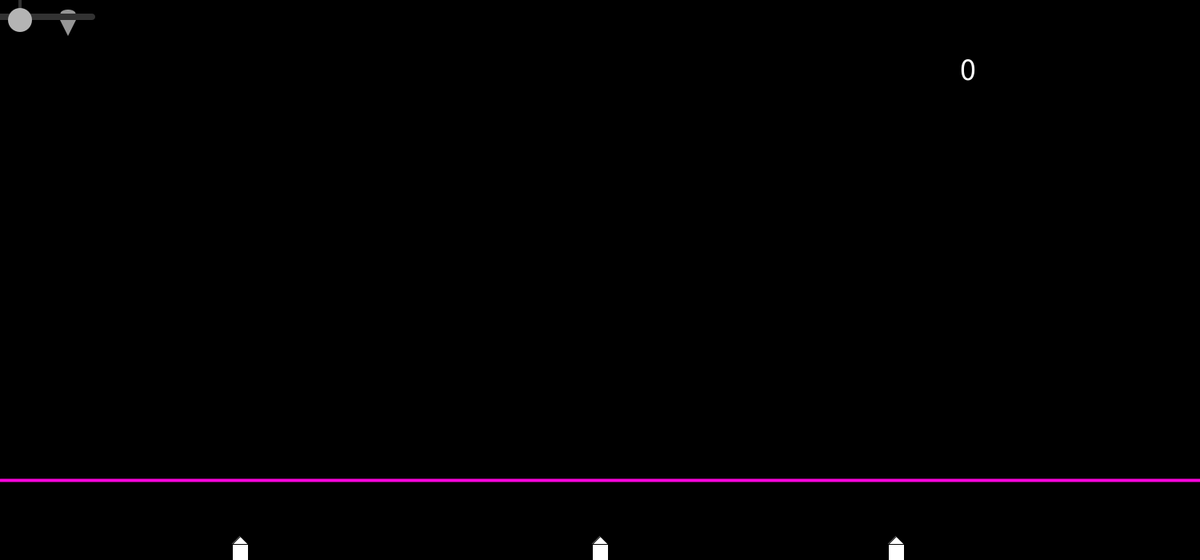
Frame 1 (no input)
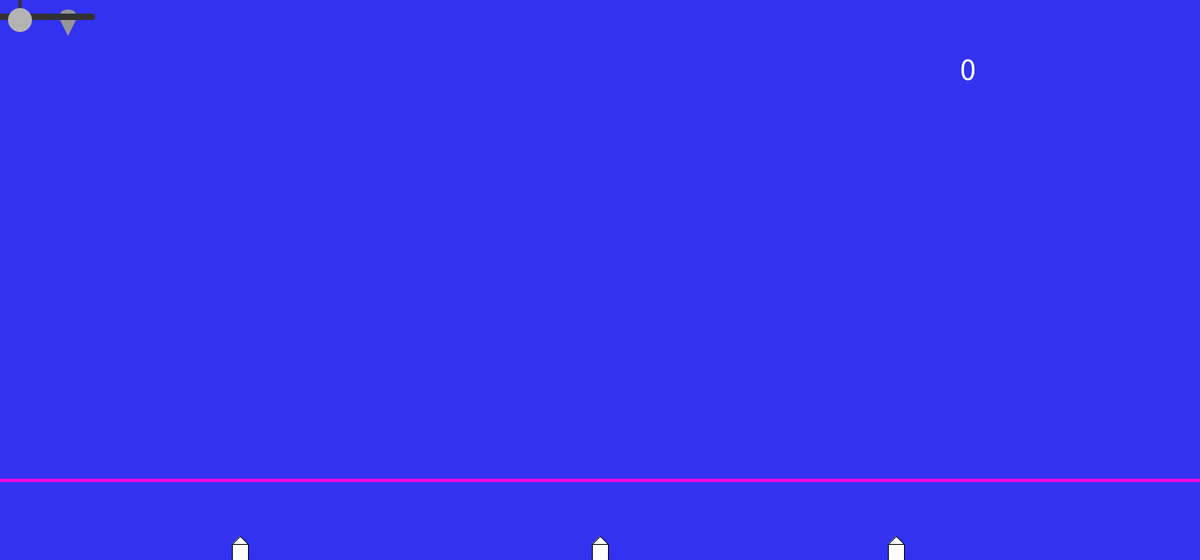
Frame 60 (the mouse pressed at the canvas centre just before this capture)
Frame 120 (the mouse held since frame 60 and released just before this capture): identical to frame 60, image omitted

The Processing sketch that drew these frames (run headless with seeded random() and noise(); from frame 60 on, the mouse is pressed at the canvas centre):

// Processing sketch: processing_145178
// ── processing_145178.pde

//Monday, April 21, 2014 11:39 AM
// Linus Woodard period 4 engineering - 4.9.13
// w a s d or armrow keys move plane, b or space bar drops bomb, r restarts
// the first time you hit a house the computer slows down but after that it should be faster  

int a=25;
int s=25;
int S=25;
int A=25;
int position1=680;
int position2=680;
int position3=680;
int red;
int green;
int blue;
int score;

void setup ()
{
  size (1500, 700);
}

void draw ()
{
  background (red, green, blue);
  
  strokeWeight (4);
  stroke (250, 5, 220);
  line (0, 600, 1500, 600);
  //firing line
  
  frameRate (600);
  //strokeWeight (1);
  noStroke ();
  fill (50);
  ellipse (a-90, s-4, 8, 8);
  ellipse (a+90, s-4, 8, 8);
  //curves on edges of fins
  rect (a-2, s-45, 4, 40);
  //tail fin
  ellipse (A, S+4, 8, 8);
  rect (A-4, S-4, 8, 8);
  //bomb
  fill (150);
  triangle (a+50, s, a+70, s, a+60, s+20);
  ellipse (a+60, s-8, 19, 10);
  triangle (a-70, s, a-50, s, a-60, s+20);
  ellipse (a-60, s-8, 19, 10);
  //engins
  fill (50);
  rect (a-90, s-8, 180, 8);
  //fins
  fill (180);
  ellipse (a, s, 30, 30);
  //body
  
  stroke (0);
  strokeWeight (1);
  fill (255);
  rect (290, position1, 20, 20);
  triangle (290, position1, 310, position1, 300, position1-10);
  rect (740, position2, 20, 20);
  triangle (740, position2, 760, position2, 750, position2-10);
  rect (1110, position3, 20, 20);
  triangle (1110, position3, 1130, position3, 1120, position3-10); 
  //targets
  if (key=='a' | key==CODED & keyCode==LEFT)
  {
    a=a-2;
    A=a;
    S=s;
    red=50;
    green=50;
    blue=240;
  }
  else if (key=='d' | key==CODED & keyCode==RIGHT)
  {
    a=a+2;
    A=a;
    S=s;
    red=50;
    green=50;
    blue=240;
  }
  else if (key=='w' | key==CODED & keyCode==UP)
  {
    s=s-2;
    S=s;
    A=a;
    red=50;
    green=50;
    blue=240;
  }
  else if (key=='s' | key==CODED & keyCode==DOWN)
  {  
    s=s+2;
    S=s;
    A=a;
    red=0;
    red=50;
    green=50;
    blue=240;
  }
  //dropping bomb
  if (key=='b' | key==' ')
  {
    S=S+4;
    A=A;
    red=240;
    green=30;
    blue=30;
  }
  else if (key=='r')
  {
    a=25;
    s=25;
    A=25;
    S=25;
    position1=680;
    position2=680;
    position3=680;
    red=50;
    green=50;
    blue=240;
  }
  else
  {
    red=50;
    green=50;
    blue=240;
  }


  if (s>600)
  {
    a=650;
    s=25;
    A=650;
    S=25;
    position1=680;
    position2=680;
    position3=680;
    red=50;
    green=50;
    blue=240;
  }

  //explode
  fill (random (0,255),0,0);
  if (S>680 && A>290 && A<310)
  {
    rect (random (280, 320), random (670, 700), 5, 5);
    rect (random (280, 320), random (670, 700), 5, 5);
    position1=800;
  }
  if (S>680 && A>740 && A<760)
  {
    rect (random (730, 770), random (670, 700), 5, 5);
    rect (random (730, 770), random (670, 700), 5, 5);
    position2=800;
  }
  if (S>680 && A>1110 && A<1130)
  {
    rect (random (1100, 1140), random (670, 700), 5, 5);
    rect (random (1100, 1140), random (670, 700), 5, 5);
    position3=800;
  }


  //score
  fill (255);
  textSize (40);
  if (position1<700 & position2<700 & position3<700)
  {
    text ('0', 1200, 100);
  }
  if (position1>700 & position2<700 & position3<700)
  {
    text ('1', 1200, 100);
  }
  if (position2>700 & position1<700 & position3<700)
  {
    text ('1', 1200, 100);
  }
  if (position3>700 & position1<700 & position2<700)
  {
    text ('1', 1200, 100);
  }
  if (position1>700 & position2>700 & position3<700)  
  {
    text ('2', 1200, 100);
  }
  if (position2>700 & position3>700 & position1<700)
  {
    text ('2', 1200, 100);
  }
  if (position1>700 & position3>700 & position2<700)
  {
    text ('2', 1200, 100);
  }
  if (position1>700 & position2>700 & position3>700)
  {
    text ('3', 1200, 100);
    textSize (200);
    text ("Winner", 350, 400);
  }
  println (position1+"   "+position2+"  "+position3);
} 
